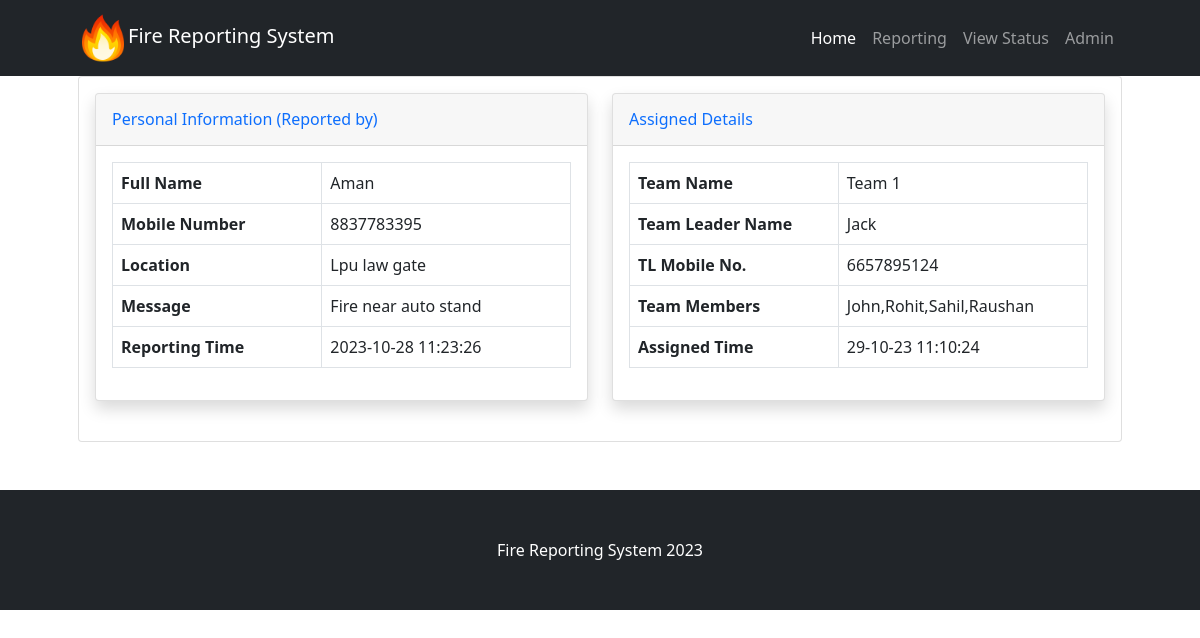
Page /Fire_reporting/details.php?requestid=1 on the committed database.
### tables this page shows
CREATE TABLE `tblfirereport` (
  `id` int(11) NOT NULL,
  `fullName` varchar(225) DEFAULT NULL,
  `mobileNumber` bigint(12) DEFAULT NULL,
  `location` mediumtext DEFAULT NULL,
  `message` mediumtext DEFAULT NULL,
  `assignTo` int(11) DEFAULT NULL,
  `assignTme` varchar(225) NOT NULL,
  `status` varchar(100) NOT NULL,
  `postingDate` timestamp NOT NULL DEFAULT current_timestamp(),
  `assignTime` varchar(225) NOT NULL
);

CREATE TABLE `tblteams` (
  `id` int(11) NOT NULL,
  `teamName` varchar(225) DEFAULT NULL,
  `teamLeaderName` varchar(225) DEFAULT NULL,
  `teamLeadMobno` bigint(12) DEFAULT NULL,
  `teamMembers` mediumtext DEFAULT NULL,
  `postingDate` timestamp NOT NULL DEFAULT current_timestamp()
);

### Fire_reporting/details.php (the view, shortened to what this page needs)
<?php include_once('includes/config.php');
?>
<!DOCTYPE html>
<html lang="en">
    <head>
        <link href="css/style.css" rel="stylesheet" />
    </head>
    <body>
<?php include_once('includes/header.php') ?>
        <div class="container px-4 px-lg-5">
            <div class="row gx-4 gx-lg-5">
                <div class="col-md-12 mb-5">
                    <div class="card h-100">
                        <div class="card-body">
  <div class="row">
                        <div class="col-lg-6">
                            <div class="card shadow mb-4">
                                <div class="card-header py-3">
                                    <h6 class="m-0 font-weight-bold text-primary">Personal Information (Reported by)</h6>
                                </div>
                                <div class="card-body">
<?php $rid=$_GET['requestid'];
$query=mysqli_query($con,"select * from tblfirereport where id='$rid'");
while($row=mysqli_fetch_array($query)){
?>
 <table class="table table-bordered"  width="100%" cellspacing="0">
    <tr>
    <th>Full Name</th>
    <td><?php echo $row['fullName'];?></td>
    </tr>
     <tr>
    <th>Mobile Number</th>
    <td><?php echo $row['mobileNumber'];?></td>
    </tr>
     <tr>
    <th>Location</th>
    <td><?php echo $row['location'];?></td>
    </tr>
     <tr>
    <th>Message</th>
    <td><?php echo $row['message'];?></td>
    </tr>
     <tr>
    <th>Reporting Time</th>
    <td><?php echo $row['postingDate'];?></td>
    </tr>
 </table>
<?php } ?>
                                </div>
                            </div>
                        </div>
                        <div class="col-lg-6">
                            <div class="card shadow mb-4">
                                <div class="card-header py-3">
                                    <h6 class="m-0 font-weight-bold text-primary">Assigned Details</h6>
                                </div>
                                <div class="card-body">
<?php $query=mysqli_query($con,"select * from tblfirereport
join tblteams on tblteams.id=tblfirereport.assignTo
    where tblfirereport.id='$rid'");
$count=mysqli_num_rows($query);
if($count>0){
while($row=mysqli_fetch_array($query)){ ?>
 <table class="table table-bordered"  width="100%" cellspacing="0">
    <tr>
    <th>Team Name</th>
    <td><?php echo $row['teamName'];?></td>
    </tr>
    <tr>
    <th>Team Leader Name</th>
    <td><?php echo $row['teamLeaderName'];?></td>
    </tr>
    <tr>
    <th>TL Mobile No.</th>
    <td><?php echo $row['teamLeadMobno'];?></td>
    </tr>
 <tr>
    <th>Team Members</th>
    <td><?php echo $row['teamMembers'];?></td>
    </tr>
     <tr>
    <th>Assigned Time</th>
    <td><?php echo $row['assignTme'];?></td>
    </tr>
</table>
<?php } }  else {?>
<h4  style="color:red;" align="center">Not Assigned Yet</h4>
<?php } ?>
                                </div>
                            </div>
                        </div>
                    </div>
</div>
                    </div>
                </div>
            </div>
        </div>
<?php include_once('includes/footer.php') ?>
    </body>
</html>

### rows in the picture
tblfirereport: fullName "Aman", mobileNumber "8837783395", location "Lpu law gate", message "Fire near auto stand", postingDate "2023-10-28 11:23:26", tblteams.teamName "Team 1", tblteams.teamLeaderName "Jack", tblteams.teamLeadMobno "6657895124", tblteams.teamMembers "John,Rohit,Sahil,Raushan", assignTme "29-10-23 11:10:24"
